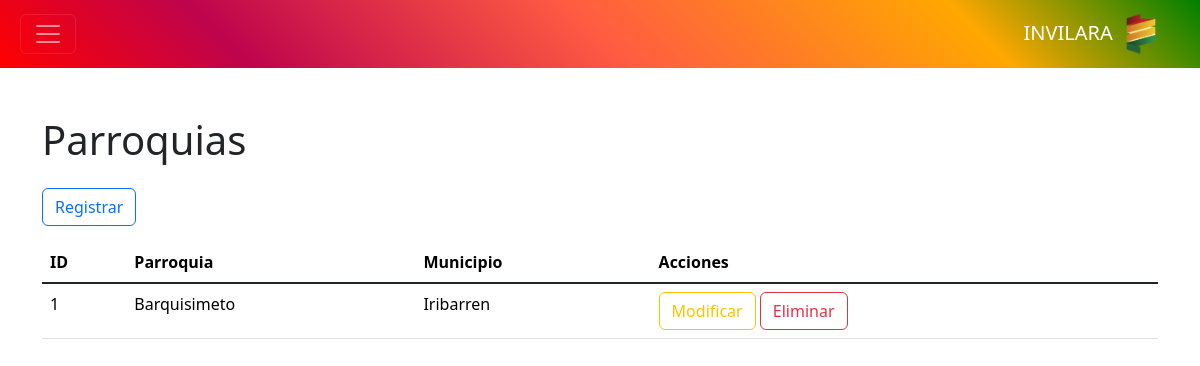
Before: /controlador/parroquia.php with the older database file.
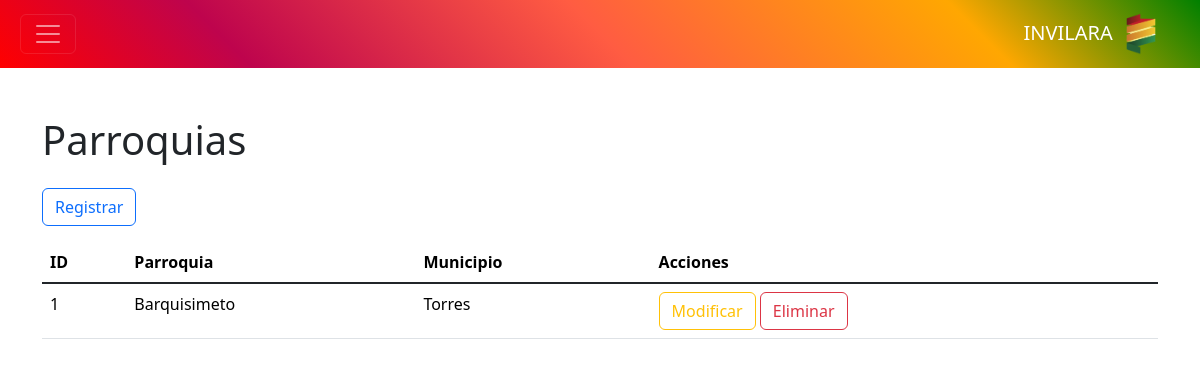
After: the same page with the newer database file.
### tables this page shows
CREATE TABLE `parroquia` (
  `id` int NOT NULL,
  `nombre` text,
  `nombre_municipio` varchar(100) DEFAULT NULL
);

### controlador/parroquia.php (called while the page is built, shortened)
<?php
require_once "modelo/parroquia.php";
$modelo = new Parroquia();
$datos = $modelo->consultar();
require_once "vista/parroquia.php";
?>

### modelo/base_datos.php (called while the page is built)
<?php
class BaseDatos
{
    private $host = "localhost";
    private $dbname = "invilara";
    private $usuario = "root";
    private $contrasena = "";
    public function conexion()
    {
        $dsn = "mysql" . ":" . "host=" . $this->host . ";" . "dbname=" . $this->dbname . ";";
        $pdo = new PDO($dsn, $this->usuario, $this->contrasena);
        $pdo->setAttribute(PDO::ATTR_ERRMODE, PDO::ERRMODE_EXCEPTION);
        return $pdo;
    }
}
?>

### modelo/parroquia.php (called while the page is built, shortened)
<?php
require_once "modelo/base_datos.php";
class Parroquia extends BaseDatos
{
    private $tabla = "parroquia";
    public function consultar()
    {
        $result = $this->conexion()->query("SELECT * FROM {$this->tabla}");
        return $result;
    }
}
?>

### vista/parroquia.php (the view, shortened to what this page needs)
<?php require_once "vista/componentes/encabezado.php"; ?>
<?php require_once "vista/componentes/barra.php"; ?>
<main class="container" id="crud">
    <h1>Parroquias</h1>
    <button class="btn btn-outline-primary my-3" value="insertar">Registrar</button>
    <table class="table table-hover table-responsive">
        <thead>
            <tr>
                <th>ID</th>
                <th>Parroquia</th>
                <th>Municipio</th>
                <th>Acciones</th>
            </tr>
        </thead>
        <tbody class="table-group-divider">
            <?php foreach ($datos as $d): ?>
                <tr>
                    <td><?php echo $d["id"] ?></td>
                    <td><?php echo $d["nombre"] ?></td>
                    <td><?php echo $d["nombre_municipio"] ?></td>
                    <td>
                        <button class="btn btn-outline-warning" value="modificar">Modificar</button>
                        <button class="btn btn-outline-danger" value="eliminar">Eliminar</button>
                    </td>
                </tr>
            <?php endforeach ?>
        </tbody>
    </table>
</main>

Changed rows visible on the page:
changed parroquia "Barquisimeto": nombre_municipio "Iribarren" → "Torres"
